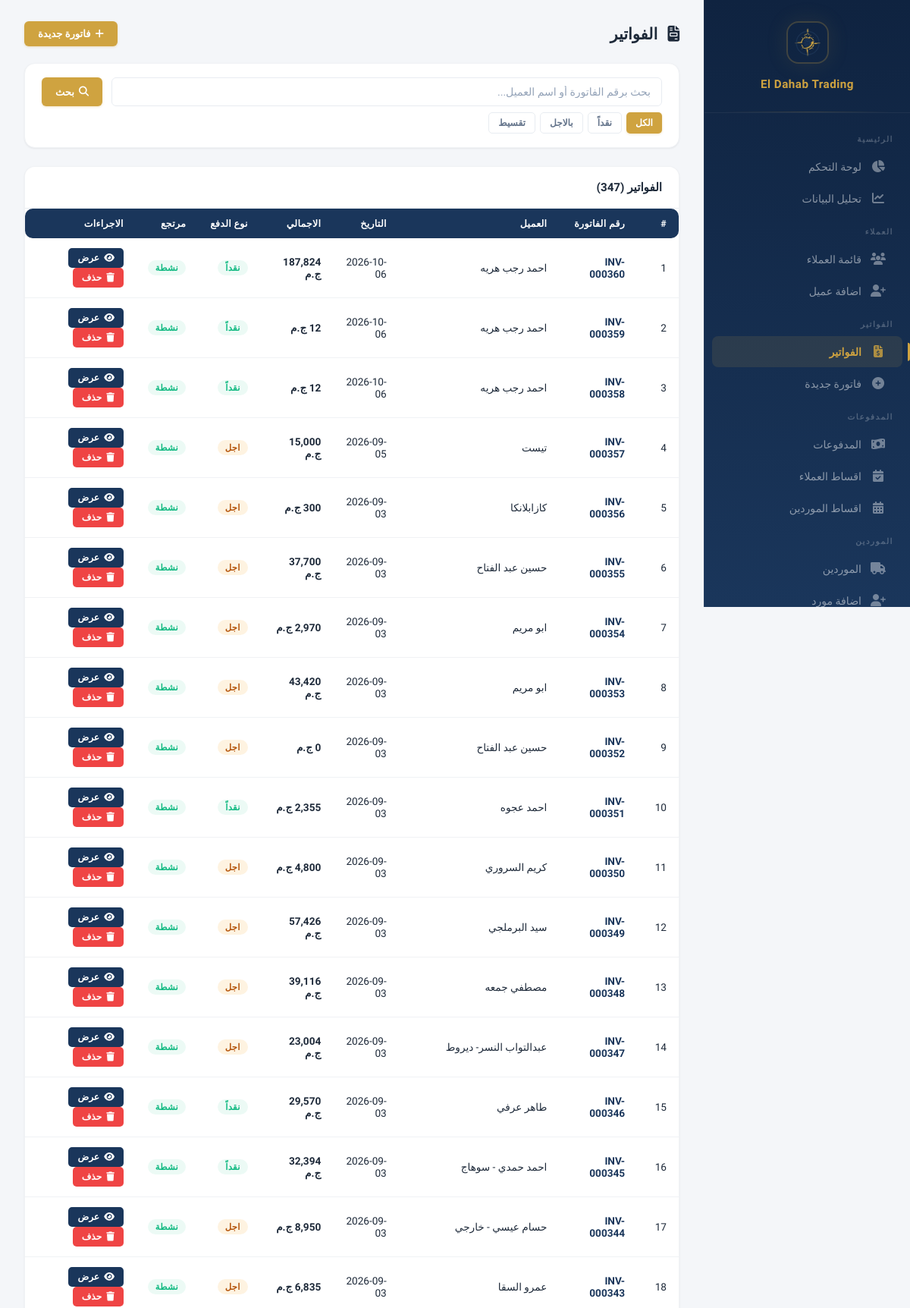
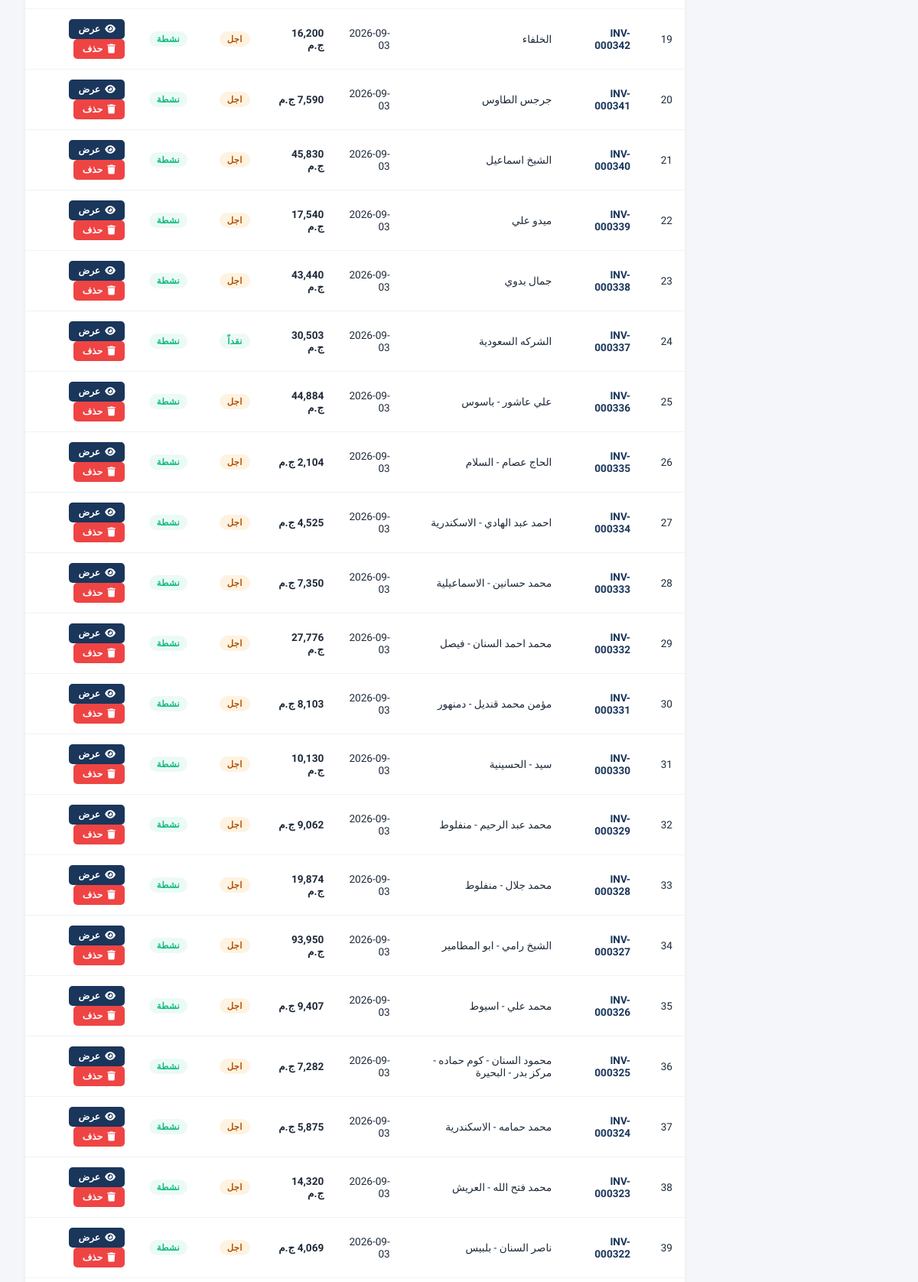
The page /invoices (signed in, upper part) on the database its author committed (2 pictures, top to bottom).
### models.py (models this page shows, shortened)
class Invoice(db.Model):
    __tablename__ = 'invoices'
    id = db.Column(db.Integer, primary_key=True)
    invoice_number = db.Column(db.String(50), unique=True, nullable=False)
    customer_id = db.Column(db.Integer, db.ForeignKey('customers.id'), nullable=False)
    shipping_company = db.Column(db.String(200))
    total = db.Column(db.Float, default=0)
    discount = db.Column(db.Float, default=0)
    payment_type = db.Column(db.String(20), default='cash')
    paid_amount = db.Column(db.Float, default=0)
    remaining = db.Column(db.Float, default=0)
    date = db.Column(db.DateTime, default=datetime.utcnow)
    is_returned = db.Column(db.Boolean, default=False)
    show_balance = db.Column(db.Boolean, default=False)
    payment_method = db.Column(db.String(20), default='cash')
    receipt_image = db.Column(db.String(200))
    created_by = db.Column(db.Integer, db.ForeignKey('users.id'))
    creator = db.relationship('User', foreign_keys=[created_by])
    modified_by = db.Column(db.Integer, db.ForeignKey('users.id'))
    modifier = db.relationship('User', foreign_keys=[modified_by])
    previous_due = db.Column(db.Float, default=0)
    balance_after = db.Column(db.Float, default=0)
    notes = db.Column(db.Text)
    items = db.relationship('InvoiceItem', backref='invoice', lazy=True, cascade='all, delete-orphan')
    returns = db.relationship('Return', backref='invoice', lazy=True)
    payments = db.relationship('Payment', backref='invoice', lazy=True)

class Customer(db.Model):
    __tablename__ = 'customers'
    id = db.Column(db.Integer, primary_key=True)
    name = db.Column(db.String(200), nullable=False)
    phone = db.Column(db.String(50))
    address = db.Column(db.Text)
    account_type = db.Column(db.String(50), nullable=False, default='sales')
    notes = db.Column(db.Text)
    created_at = db.Column(db.DateTime, default=datetime.utcnow)
    invoices = db.relationship('Invoice', backref='customer', lazy=True)
    payments = db.relationship('Payment', backref='customer', lazy=True)
    returns = db.relationship('Return', backref='customer', lazy=True)
    installment_plans = db.relationship('InstallmentPlan', backref='customer', lazy=True)

### app.py (the view)
@app.route('/invoices')
@login_required
def invoices_list():
    search = request.args.get('search', '')
    payment_type = request.args.get('payment_type', '')
    query = Invoice.query
    if search:
        query = query.join(Customer).filter(
            Invoice.invoice_number.contains(search) | Customer.name.contains(search)
        )
    if payment_type:
        query = query.filter_by(payment_type=payment_type)
    invoices = query.order_by(Invoice.date.desc()).all()
    return render_template('invoices_list.html', invoices=invoices, search=search,
        payment_type=payment_type, PAYMENT_TYPES=PAYMENT_TYPES)

### app.py (called while the page is built)
@app.context_processor
def inject_payment_methods():
    return {'PAYMENT_METHODS': PAYMENT_METHODS, 'parse_images': parse_images}

@app.before_request
def check_session_expiry():
    if 'user_id' in session and session.get('expires_at'):
        if datetime.utcnow().timestamp() > session['expires_at']:
            session.clear()
            flash('انتهت الجلسة، يرجى تسجيل الدخول مرة اخرى', 'warning')
            return redirect(url_for('login'))

@app.context_processor
def inject_user():
    if not hasattr(g, 'current_user'):
        g.current_user = db.session.get(User, session['user_id']) if 'user_id' in session else None
    return dict(current_user=g.current_user)

### models.py (called while the page is built)
    def has_permission(self, page):
        if self.is_admin:
            return True
        return any(p.page == page for p in self.permissions)

### templates/invoices_list.html (shortened to what this page needs)
{% extends "base.html" %}
{% block content %}
<div class="page-header">
    <h1 style="font-size:1.3rem;font-weight:700;color:var(--text);margin-bottom:0;">
        <i class="fas fa-file-invoice" style="margin-left:8px;"></i> الفواتير
    </h1>
    <a href="{{ url_for('invoice_add') }}" class="btn btn-gold"><i class="fas fa-plus"></i> فاتورة جديدة</a>
</div>
<div class="data-card" style="margin-bottom:24px;">
    <div class="data-card-body">
        <form method="GET" action="{{ url_for('invoices_list') }}" style="display:flex;gap:12px;flex-wrap:wrap;">
            <input type="text" name="search" class="form-control" placeholder="بحث برقم الفاتورة أو اسم العميل..." value="{{ search }}" style="flex:1;min-width:200px;">
            <button type="submit" class="btn btn-gold"><i class="fas fa-search"></i> بحث</button>
        </form>
        <div style="display:flex;gap:6px;flex-wrap:wrap;margin-top:8px;">
            <a href="{{ url_for('invoices_list') }}" class="btn btn-sm {% if not payment_type %}btn-gold{% else %}btn-outline{% endif %}">الكل</a>
            {% for key, label in PAYMENT_TYPES.items() %}
            <a href="{{ url_for('invoices_list', payment_type=key) }}" class="btn btn-sm {% if payment_type == key %}btn-gold{% else %}btn-outline{% endif %}">{{ label }}</a>
            {% endfor %}
        </div>
    </div>
</div>
<div class="data-card">
    <div class="data-card-header">
        <h3>الفواتير ({{ invoices|length }})</h3>
    </div>
    <div class="data-card-body" style="padding:0;">
        <table>
            <thead>
                <tr>
                    <th>#</th>
                    <th>رقم الفاتورة</th>
                    <th>العميل</th>
                    <th>التاريخ</th>
                    <th>الاجمالي</th>
                    <th>نوع الدفع</th>
                    <th>مرتجع</th>
                    <th>الاجراءات</th>
                </tr>
            </thead>
            <tbody>
                {% for inv in invoices %}
                <tr>
                    <td>{{ loop.index }}</td>
                    <td><a href="{{ url_for('invoice_view', invoice_id=inv.id) }}" style="color:var(--navy);text-decoration:none;font-weight:700;">{{ inv.invoice_number }}</a></td>
                    <td>{{ inv.customer.name }}</td>
                    <td>{{ inv.date.strftime('%Y-%m-%d') }}</td>
                    <td style="font-weight:700;">{{ "{:,.0f}".format(inv.total or 0) }} ج.م</td>
                    <td>
                        {% if inv.payment_type == 'cash' %}
                        <span class="badge badge-success">نقداً</span>
                        {% elif inv.payment_type == 'credit' %}
                        <span class="badge badge-warning" style="background:rgba(245,158,11,0.12);color:#b45309;">اجل</span>
                        {% elif inv.payment_type == 'installment' %}
                        <span class="badge badge-info">تقسيط</span>
                        {% endif %}
                    </td>
                    <td>
                        {% if inv.is_returned %}
                        <span class="badge badge-danger">مرتجعة</span>
                        {% else %}
                        <span class="badge badge-success">نشطة</span>
                        {% endif %}
                    </td>
                    <td>
                        <a href="{{ url_for('invoice_view', invoice_id=inv.id) }}" class="btn btn-sm btn-navy"><i class="fas fa-eye"></i> عرض</a>
                        <form method="POST" action="{{ url_for('invoice_delete', invoice_id=inv.id) }}" style="display:inline;" onsubmit="return confirm('هل انت متاكد من الحذف؟');">
                            <button type="submit" class="btn btn-sm btn-danger"><i class="fas fa-trash"></i> حذف</button>
                        </form>
                    </td>
                </tr>
                {% endfor %}
            </tbody>
        </table>
    </div>
</div>
{% endblock %}

### static/css/style.css (style rules this page uses)
:root { --gold: #cfa340; --gold-light: #e8c96a; --gold-dark: #b8892e; --gold-glow: rgba(207, 163, 64, 0.15); --navy: #1a365b; --navy-light: #264a7a; --navy-dark: #0f2340; --bg: #f4f6f9; --card: #ffffff; --card-hover: #fafbfd; --border: #e8ecf1; --border-light: #f0f2f5; --text: #1e2a3a; --text-secondary: #64748b; --text-muted: #94a3b8; --success: #10b981; --success-bg: rgba(16, 185, 129, 0.08); --danger: #ef4444; --danger-bg: rgba(239, 68, 68, 0.08); --warning: #f59e0b; --warning-bg: rgba(245, 158, 11, 0.08); --info: #3b82f6; --info-bg: rgba(59, 130, 246, 0.08); --sidebar-w: 272px; --shadow-xs: 0 1px 2px rgba(0,0,0,0.04); --shadow-sm: 0 1px 3px rgba(0,0,0,0.06), 0 1px 2px rgba(0,0,0,0.04); --shadow-md: 0 4px 6px -1px rgba(0,0,0,0.07), 0 2px 4px -2px rgba(0,0,0,0.05); --shadow-lg: 0 10px 15px -3px rgba(0,0,0,0.08), 0 4px 6px -4px rgba(0,0,0,0.04); --shadow-xl: 0 20px 25px -5px rgba(0,0,0,0.08), 0 8px 10px -6px rgba(0,0,0,0.04); --shadow-card: 0 1px 3px rgba(0,0,0,0.04), 0 1px 2px rgba(0,0,0,0.03); --shadow-card-hover: 0 10px 40px rgba(0,0,0,0.08); --radius: 14px; --radius-sm: 10px; --radius-xs: 6px; --transition: all 0.2s cubic-bezier(0.4, 0, 0.2, 1); }
* { margin: 0; padding: 0; box-sizing: border-box; }
html { scroll-behavior: smooth; }
body { font-family: 'IBM Plex Sans Arabic', -apple-system, BlinkMacSystemFont, sans-serif; background: var(--bg); color: var(--text); direction: rtl; min-height: 100vh; -webkit-font-smoothing: antialiased; -moz-osx-font-smoothing: grayscale; }
.data-card { background: var(--card); border-radius: var(--radius); box-shadow: var(--shadow-card); margin-bottom: 20px; overflow: hidden; border: 1px solid var(--border-light); }
.data-card-header { padding: 18px 22px; border-bottom: 1px solid var(--border); display: flex; align-items: center; justify-content: space-between; background: var(--card); }
.data-card-header h3 { font-size: 0.95rem; font-weight: 600; color: var(--text); }
.data-card-body { padding: 18px 22px; }
table { width: 100%; border-collapse: collapse; }
table thead th { background: var(--navy); color: #fff; padding: 12px 16px; font-size: 0.78rem; font-weight: 600; text-align: right; white-space: nowrap; letter-spacing: 0.3px; text-transform: uppercase; }
table thead th:first-child { border-radius: 0 var(--radius-sm) var(--radius-sm) 0; }
table thead th:last-child { border-radius: var(--radius-sm) 0 0 var(--radius-sm); }
table tbody td { padding: 13px 16px; border-bottom: 1px solid var(--border-light); font-size: 0.85rem; color: var(--text); }
table tbody tr { transition: var(--transition); }
.btn { display: inline-flex; align-items: center; gap: 6px; padding: 9px 18px; border: none; border-radius: var(--radius-xs); font-family: inherit; font-weight: 600; font-size: 0.82rem; cursor: pointer; transition: var(--transition); text-decoration: none; white-space: nowrap; }
.btn-gold { background: var(--gold); color: #fff; box-shadow: 0 1px 3px rgba(207,163,64,0.3); }
.btn-navy { background: var(--navy); color: #fff; }
.btn-danger { background: var(--danger); color: #fff; }
.btn-outline { background: transparent; border: 1.5px solid var(--border); color: var(--text-secondary); }
.btn-sm { padding: 6px 12px; font-size: 0.76rem; border-radius: 5px; }
.form-control { width: 100%; padding: 10px 14px; border: 1.5px solid var(--border); border-radius: var(--radius-xs); font-family: inherit; font-size: 0.88rem; transition: var(--transition); background: #fff; color: var(--text); }
.form-control::placeholder { color: var(--text-muted); }
.badge { display: inline-flex; align-items: center; padding: 3px 10px; border-radius: 20px; font-size: 0.72rem; font-weight: 600; letter-spacing: 0.3px; }
.badge-success { background: var(--success-bg); color: var(--success); }
.page-header { display: flex; justify-content: space-between; align-items: center; margin-bottom: 22px; gap: 12px; }
.page-header h1 { margin: 0; }

### rows shown on the page
Invoice: invoice_number "INV-000360", customer.name "احمد رجب هريه", date "2026-10-06", total "187,824", payment_type "نقداً", is_returned "نشطة"
Invoice: invoice_number "INV-000359", customer.name "احمد رجب هريه", date "2026-10-06", total "12", payment_type "نقداً", is_returned "نشطة"
Invoice: invoice_number "INV-000358", customer.name "احمد رجب هريه", date "2026-10-06", total "12", payment_type "نقداً", is_returned "نشطة"
Invoice: invoice_number "INV-000357", customer.name "تيست", date "2026-09-05", total "15,000", payment_type "اجل", is_returned "نشطة"
Invoice: invoice_number "INV-000356", customer.name "كازابلانكا", date "2026-09-03", total "300", payment_type "اجل", is_returned "نشطة"
Invoice: invoice_number "INV-000355", customer.name "حسين عبد الفتاح", date "2026-09-03", total "37,700", payment_type "اجل", is_returned "نشطة"
Invoice: invoice_number "INV-000354", customer.name "ابو مريم", date "2026-09-03", total "2,970", payment_type "اجل", is_returned "نشطة"
Invoice: invoice_number "INV-000353", customer.name "ابو مريم", date "2026-09-03", total "43,420", payment_type "اجل", is_returned "نشطة"
Invoice: invoice_number "INV-000352", customer.name "حسين عبد الفتاح", date "2026-09-03", total "0", payment_type "اجل", is_returned "نشطة"
Invoice: invoice_number "INV-000351", customer.name "احمد عجوه", date "2026-09-03", total "2,355", payment_type "نقداً", is_returned "نشطة"
Invoice: invoice_number "INV-000350", customer.name "كريم السروري", date "2026-09-03", total "4,800", payment_type "اجل", is_returned "نشطة"
Invoice: invoice_number "INV-000349", customer.name "سيد البرملجي", date "2026-09-03", total "57,426", payment_type "اجل", is_returned "نشطة"
Invoice: invoice_number "INV-000348", customer.name "مصطفي جمعه", date "2026-09-03", total "39,116", payment_type "اجل", is_returned "نشطة"
Invoice: invoice_number "INV-000347", customer.name "عبدالتواب النسر- ديروط", date "2026-09-03", total "23,004", payment_type "اجل", is_returned "نشطة"
Invoice: invoice_number "INV-000346", customer.name "طاهر عرفي", date "2026-09-03", total "29,570", payment_type "نقداً", is_returned "نشطة"
Invoice: invoice_number "INV-000345", customer.name "احمد حمدي - سوهاج", date "2026-09-03", total "32,394", payment_type "نقداً", is_returned "نشطة"
Invoice: invoice_number "INV-000344", customer.name "حسام عيسي - خارجي", date "2026-09-03", total "8,950", payment_type "اجل", is_returned "نشطة"
Invoice: invoice_number "INV-000343", customer.name "عمرو السقا", date "2026-09-03", total "6,835", payment_type "اجل", is_returned "نشطة"
Invoice: invoice_number "INV-000342", customer.name "الخلفاء", date "2026-09-03", total "16,200", payment_type "اجل", is_returned "نشطة"
Invoice: invoice_number "INV-000341", customer.name "جرجس الطاوس", date "2026-09-03", total "7,590", payment_type "اجل", is_returned "نشطة"
Invoice: invoice_number "INV-000340", customer.name "الشيخ اسماعيل", date "2026-09-03", total "45,830", payment_type "اجل", is_returned "نشطة"
Invoice: invoice_number "INV-000339", customer.name "ميدو علي", date "2026-09-03", total "17,540", payment_type "اجل", is_returned "نشطة"
Invoice: invoice_number "INV-000338", customer.name "جمال بدوي", date "2026-09-03", total "43,440", payment_type "اجل", is_returned "نشطة"
Invoice: invoice_number "INV-000337", customer.name "الشركه السعودية", date "2026-09-03", total "30,503", payment_type "نقداً", is_returned "نشطة"
Invoice: invoice_number "INV-000336", customer.name "علي عاشور - باسوس", date "2026-09-03", total "44,884", payment_type "اجل", is_returned "نشطة"
Invoice: invoice_number "INV-000335", customer.name "الحاج عصام - السلام", date "2026-09-03", total "2,104", payment_type "اجل", is_returned "نشطة"
Invoice: invoice_number "INV-000334", customer.name "احمد عبد الهادي - الاسكندرية", date "2026-09-03", total "4,525", payment_type "اجل", is_returned "نشطة"
Invoice: invoice_number "INV-000333", customer.name "محمد حسانين - الاسماعيلية", date "2026-09-03", total "7,350", payment_type "اجل", is_returned "نشطة"
Invoice: invoice_number "INV-000332", customer.name "محمد احمد السنان - فيصل", date "2026-09-03", total "27,776", payment_type "اجل", is_returned "نشطة"
Invoice: invoice_number "INV-000331", customer.name "مؤمن محمد قنديل - دمنهور", date "2026-09-03", total "8,103", payment_type "اجل", is_returned "نشطة"
Invoice: invoice_number "INV-000330", customer.name "سيد - الحسينية", date "2026-09-03", total "10,130", payment_type "اجل", is_returned "نشطة"
Invoice: invoice_number "INV-000329", customer.name "محمد عبد الرحيم - منفلوط", date "2026-09-03", total "9,062", payment_type "اجل", is_returned "نشطة"
Invoice: invoice_number "INV-000328", customer.name "محمد جلال - منفلوط", date "2026-09-03", total "19,874", payment_type "اجل", is_returned "نشطة"
Invoice: invoice_number "INV-000327", customer.name "الشيخ رامي - ابو المطامير", date "2026-09-03", total "93,950", payment_type "اجل", is_returned "نشطة"
Invoice: invoice_number "INV-000326", customer.name "محمد علي - اسيوط", date "2026-09-03", total "9,407", payment_type "اجل", is_returned "نشطة"
Invoice: invoice_number "INV-000325", customer.name "محمود السنان - كوم حماده - مركز بدر - البحيرة", date "2026-09-03", total "7,282", payment_type "اجل", is_returned "نشطة"
Invoice: invoice_number "INV-000324", customer.name "محمد حمامه - الاسكندرية", date "2026-09-03", total "5,875", payment_type "اجل", is_returned "نشطة"
Invoice: invoice_number "INV-000323", customer.name "محمد فتح الله - العريش", date "2026-09-03", total "14,320", payment_type "اجل", is_returned "نشطة"
Invoice: invoice_number "INV-000322", customer.name "ناصر السنان - بلبيس", date "2026-09-03", total "4,069", payment_type "اجل", is_returned "نشطة"

### other values the page prints
{{ label }} "نقداً" "بالاجل" "تقسيط"
{{ invoices|length }} "347"
